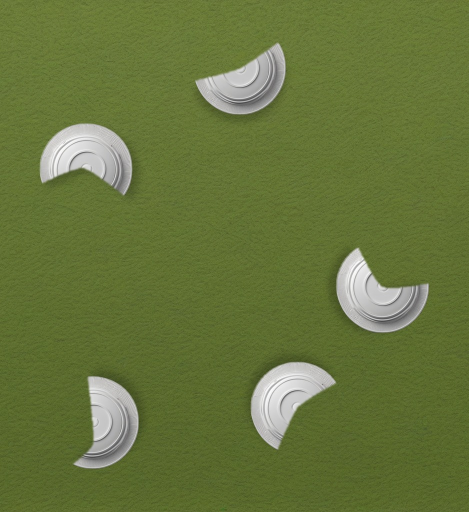
#> input picture benchmarks/gen_100_rank/images/negative/stim_120ca5cf62.jpg, 937 x 1024 px (shown at 1/2 size)
$ python -i silhouettes.py   (imports and definitions only)
#> lines starting #> are read from the running program, lines starting #| are printed output that depends on the picture; after the words box and inside, x2 and y2 are one past the last pixel; in counts of white or black regions, pixels touching at a corner belong together
"""Silhouettes come from config specs only. Four spec types:
  - kanizsa : built-in registry producer (clean illusory n-gons)
  - gestalt : select N (seeded) from the stored pool in data/silhouettes/
  - dropin  : explicit PNG file(s) already in data/silhouettes/
  - generate: render figures fresh (pinned rows, sample until N pass the filter, or an exhaustive
              sweep of every parameter combination); see use_generate for every parameter
Every silhouette in the store has a paired control (outline drawn, data/control/) and a negative
(inducers shuffled so they share no contour, data/negative/)."""
import hashlib
import itertools
import json
import math
import multiprocessing as mp
import os
import random
import re
import shutil
import tempfile
from pathlib import Path
import numpy as np
from PIL import Image, ImageDraw
from PIL.PngImagePlugin import PngInfo
import main
from .geometry import separate_inducer_count
from .negative import ensure_negatives
from .utils import SIL, SIL_CTRL, SIL_NEG, bar, progress

POLY = {3: "triangle", 4: "square", 5: "pentagon", 6: "hexagon"}
GESTALT_RE = re.compile(r"img_([0-9.]+)_(\d+)_(\d+)_([0-9.]+)_([0-9.]+)(?:_([0-9.]+))?(?:_s(\d+))?$")


# --- kanizsa registry -------------------------------------------------------
# [29 lines left out: function produce_kanizsa, not called in this run]


REGISTRY = {"kanizsa": produce_kanizsa}


# --- gestalt source (friend's silhouettes) ----------------------------------
# [54 lines left out: functions parse_gestalt_name, _gestalt_sidecar, _blob_centroids, not called in this run]


def _inducer_solidity(img):
    """Per-inducer solidity (area / convex-hull area). A proper pac-man has an inward wedge bite
    (concave -> solidity well below 1); a FLAT inducer is a convex half-disc/cap with no mouth
    (solidity ~1). Returns a list aligned with the detected inducer blobs, or [] if none clean."""
    import cv2
    from scipy import ndimage
    for fg in (img > 127, img < 128):
        lab, k = ndimage.label(fg)
        if k < 2:
            continue
        sizes = ndimage.sum(np.ones_like(lab), lab, range(1, k + 1))
        keep = [i + 1 for i, s in enumerate(sizes) if s > 0.003 * img.size]
        if 3 <= len(keep) <= 8:
            out = []
            for lb in keep:
                m = (lab == lb).astype(np.uint8)
                cnts, _ = cv2.findContours(m, cv2.RETR_EXTERNAL, cv2.CHAIN_APPROX_SIMPLE)
                c = max(cnts, key=cv2.contourArea)
                a = cv2.contourArea(c); h = cv2.contourArea(cv2.convexHull(c))
                out.append(a / h if h > 0 else 1.0)
            return out
    return []


FLAT_SOLIDITY = 0.90          # >= this => inducer is a flat convex cap (no clear inward bite)
MIN_INDUCERS = 4              # hero-like figures wrap the contour with 4+ inducers

# What "passes" the silhouette filter. Every key can be overridden from a config
# (`filter: {...}` on a gestalt/generate spec) or from tools/pick_difficulty_figures.py.
FILTER_DEFAULTS = {
    "min_inducers": MIN_INDUCERS,   # reject figures with fewer inducers
    "all_sides": True,              # inducers must occupy all 4 quadrants (False: bounded max gap instead)
    "flat_solidity": FLAT_SOLIDITY, # any inducer with solidity >= this is a flat cap -> reject (None: off)
    "max_gap": 1.6,                 # all_sides=False: reject if an angular gap > max_gap x even spacing
    "max_flat_frac": 0.0,           # fraction of inducers allowed to be flat caps (0 = none; 0.2 lets
                                    # one of 5-6 sit on a straight contour stretch)
}


# [125 lines left out: functions rank_score, use_gestalt, use_dropin, not called in this run]


# --- generate: render figures fresh ------------------------------------------------------
# Config names for the five figure knobs -> the internal names main.py / filenames use.
KNOBS = {"polygon_randomness": "randomness", "n_vertices": "n_vertices", "n_inducers": "n_points",
         "corner_sharpness": "edgy", "side_bulge": "rad"}
# The SHARED value grid: the legacy silhouette pool, the closure sweep and `type: generate` all draw
# from these lists unless a config narrows them (`space`).
GRID_DEFAULT = {"randomness": [0, 0.4, 0.8, 1], "n_vertices": [3, 4, 5, 6, 7, 8],
                "n_points": [3, 4, 5, 6], "edgy": [0.1, 0.5, 1], "rad": [0.1, 0.2, 0.4]}


KNOB_MIN = {"n_vertices": 3, "n_points": 2}      # a polygon needs 3 corners; a shuffle needs 2 discs


# [102 lines left out: functions _space, _lists_only, _draw_knob, _quota_counts, _filter, _eval_candidate, not called in this run]


class _Serial:
    """Pool stand-in for jobs == 1: runs in-process (no multiprocessing at all)."""
    def imap_unordered(self, fn, items, chunksize=1):
        return map(fn, items)
    def __enter__(self): return self
    def __exit__(self, *a): return False


# [300 lines left out: functions sample_figures, _sweep_combos, _sweep_cell, render_sweep, use_generate, _render_figures and 1 more, not called in this run]

>>> import cv2
>>> picture = cv2.imread('../benchmarks/gen_100_rank/images/negative/stim_120ca5cf62.jpg', cv2.IMREAD_GRAYSCALE)
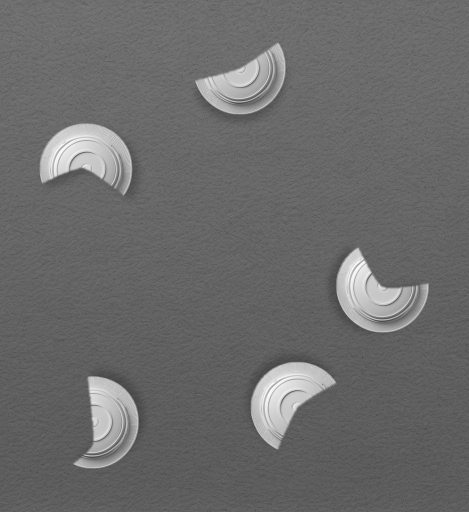
#> picture: shape (1024, 937) (shown at 1/2 size); min 54, max 255, mean 106.9
#> the loop in _inducer_solidity, `for fg in (img > 127, img < 128):` made 1 pass
#> (k, keep) on pass 1: (137, [24, 59, 67, 100, 101])
#> pass 1, in _inducer_solidity, `lab, k = ndimage.label(fg)`:
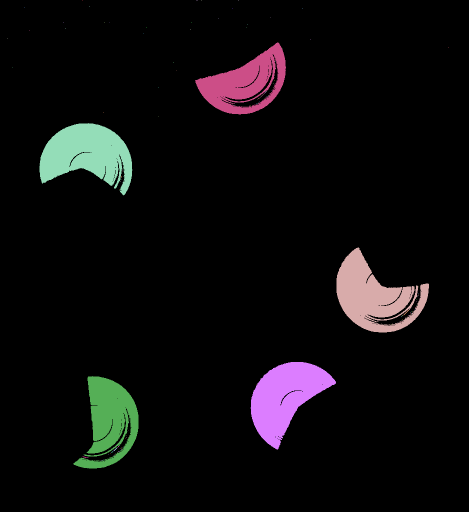
#> lab: shape (1024, 937) int32 (shown at 1/2 size); 138 distinct labels, from 0 to 137; one colour per label, 0 black
#> after the loop in _inducer_solidity, `for fg in (img > 127, img < 128):`:
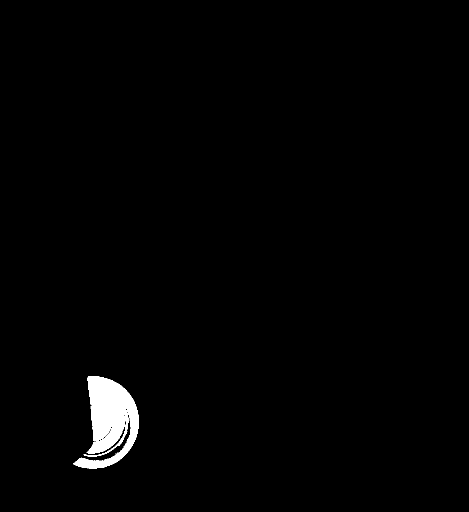
#> m: shape (1024, 937) (shown at 1/2 size); values 0 (black) and 1 (white), 1.3% white; 1 white region, box (x1, y1, x2, y2) and area: (147, 752, 277, 937) 12948
>>> result = _inducer_solidity(picture)
#> result = [0.902, 0.774, 0.699, 0.857, 0.697]
